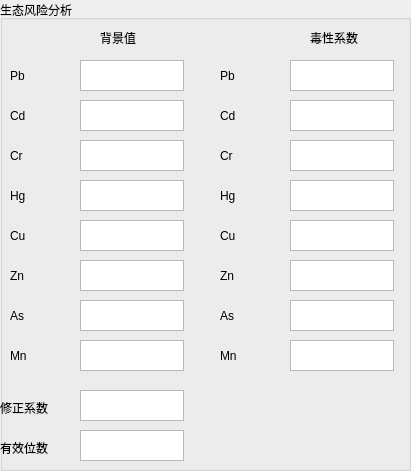
  <widget class="QGroupBox" name="groupBox">
   <property name="geometry">
    <rect>
     <x>10</x>
     <y>10</y>
     <width>411</width>
     <height>471</height>
    </rect>
   </property>
   <property name="title">
    <string>生态风险分析</string>
   </property>
   <widget class="QLabel" name="label_30">
    <property name="geometry">
     <rect>
      <x>10</x>
      <y>300</y>
      <width>61</width>
      <height>31</height>
     </rect>
    </property>
    <property name="text">
     <string>As</string>
    </property>
   </widget>
   <widget class="QTextEdit" name="t_zn">
    <property name="geometry">
     <rect>
      <x>290</x>
      <y>260</y>
      <width>104</width>
      <height>31</height>
     </rect>
    </property>
   </widget>
   <widget class="QLabel" name="label_17">
    <property name="geometry">
     <rect>
      <x>220</x>
      <y>100</y>
      <width>61</width>
      <height>31</height>
     </rect>
    </property>
    <property name="text">
     <string>Cd</string>
    </property>
   </widget>
   <widget class="QTextEdit" name="bg_cr">
    <property name="geometry">
     <rect>
      <x>80</x>
      <y>140</y>
      <width>104</width>
      <height>31</height>
     </rect>
    </property>
   </widget>
   <widget class="QLabel" name="label_9">
    <property name="geometry">
     <rect>
      <x>10</x>
      <y>260</y>
      <width>61</width>
      <height>31</height>
     </rect>
    </property>
    <property name="text">
     <string>Zn</string>
    </property>
   </widget>
   <widget class="QLabel" name="label_18">
    <property name="geometry">
     <rect>
      <x>220</x>
      <y>220</y>
      <width>61</width>
      <height>31</height>
     </rect>
    </property>
    <property name="text">
     <string>Cu</string>
    </property>
   </widget>
   <widget class="QTextEdit" name="t_cd">
    <property name="geometry">
     <rect>
      <x>290</x>
      <y>100</y>
      <width>104</width>
      <height>31</height>
     </rect>
    </property>
   </widget>
   <widget class="QTextEdit" name="bg_as">
    <property name="geometry">
     <rect>
      <x>80</x>
      <y>300</y>
      <width>104</width>
      <height>31</height>
     </rect>
    </property>
   </widget>
   <widget class="QTextEdit" name="bg_hg">
    <property name="geometry">
     <rect>
      <x>80</x>
      <y>180</y>
      <width>104</width>
      <height>31</height>
     </rect>
    </property>
   </widget>
   <widget class="QTextEdit" name="t_as">
    <property name="geometry">
     <rect>
      <x>290</x>
      <y>300</y>
      <width>104</width>
      <height>31</height>
     </rect>
    </property>
   </widget>
   <widget class="QLabel" name="label_28">
    <property name="geometry">
     <rect>
      <x>220</x>
      <y>300</y>
      <width>61</width>
      <height>31</height>
     </rect>
    </property>
    <property name="text">
     <string>As</string>
    </property>
   </widget>
   <widget class="QLabel" name="label_7">
    <property name="geometry">
     <rect>
      <x>10</x>
      <y>180</y>
      <width>61</width>
      <height>31</height>
     </rect>
    </property>
    <property name="text">
     <string>Hg</string>
    </property>
   </widget>
   <widget class="QTextEdit" name="t_cr">
    <property name="geometry">
     <rect>
      <x>290</x>
      <y>140</y>
      <width>104</width>
      <height>31</height>
     </rect>
    </property>
   </widget>
   <widget class="QTextEdit" name="bg_pb">
    <property name="geometry">
     <rect>
      <x>80</x>
      <y>60</y>
      <width>104</width>
      <height>31</height>
     </rect>
    </property>
   </widget>
   <widget class="QTextEdit" name="t_cu">
    <property name="geometry">
     <rect>
      <x>290</x>
      <y>220</y>
      <width>104</width>
      <height>31</height>
     </rect>
    </property>
   </widget>
   <widget class="QTextEdit" name="k">
    <property name="geometry">
     <rect>
      <x>80</x>
      <y>390</y>
      <width>104</width>
      <height>31</height>
     </rect>
    </property>
   </widget>
   <widget class="QTextEdit" name="t_pb">
    <property name="geometry">
     <rect>
      <x>290</x>
      <y>60</y>
      <width>104</width>
      <height>31</height>
     </rect>
    </property>
   </widget>
   <widget class="QTextEdit" name="bg_cu">
    <property name="geometry">
     <rect>
      <x>80</x>
      <y>220</y>
      <width>104</width>
      <height>31</height>
     </rect>
    </property>
   </widget>
   <widget class="QLabel" name="label_10">
    <property name="geometry">
     <rect>
      <x>220</x>
      <y>260</y>
      <width>61</width>
      <height>31</height>
     </rect>
    </property>
    <property name="text">
     <string>Zn</string>
    </property>
   </widget>
   <widget class="QTextEdit" name="t_hg">
    <property name="geometry">
     <rect>
      <x>290</x>
      <y>180</y>
      <width>104</width>
      <height>31</height>
     </rect>
    </property>
   </widget>
   <widget class="QLabel" name="label_4">
    <property name="geometry">
     <rect>
      <x>10</x>
      <y>140</y>
      <width>61</width>
      <height>31</height>
     </rect>
    </property>
    <property name="text">
     <string>Cr</string>
    </property>
   </widget>
   <widget class="QTextEdit" name="bg_cd">
    <property name="geometry">
     <rect>
      <x>80</x>
      <y>100</y>
      <width>104</width>
      <height>31</height>
     </rect>
    </property>
   </widget>
   <widget class="QLabel" name="label_13">
    <property name="geometry">
     <rect>
      <x>220</x>
      <y>180</y>
      <width>61</width>
      <height>31</height>
     </rect>
    </property>
    <property name="text">
     <string>Hg</string>
    </property>
   </widget>
   <widget class="QLabel" name="label_11">
    <property name="geometry">
     <rect>
      <x>310</x>
      <y>30</y>
      <width>72</width>
      <height>15</height>
     </rect>
    </property>
    <property name="text">
     <string>毒性系数</string>
    </property>
   </widget>
   <widget class="QLabel" name="label_19">
    <property name="geometry">
     <rect>
      <x>0</x>
      <y>400</y>
      <width>72</width>
      <height>15</height>
     </rect>
    </property>
    <property name="text">
     <string>修正系数</string>
    </property>
   </widget>
   <widget class="QLabel" name="label_2">
    <property name="geometry">
     <rect>
      <x>10</x>
      <y>60</y>
      <width>61</width>
      <height>31</height>
     </rect>
    </property>
    <property name="text">
     <string>Pb</string>
    </property>
   </widget>
   <widget class="QLabel" name="label_3">
    <property name="geometry">
     <rect>
      <x>10</x>
      <y>100</y>
      <width>61</width>
      <height>31</height>
     </rect>
    </property>
    <property name="text">
     <string>Cd</string>
    </property>
   </widget>
   <widget class="QLabel" name="label">
    <property name="geometry">
     <rect>
      <x>100</x>
      <y>30</y>
      <width>72</width>
      <height>15</height>
     </rect>
    </property>
    <property name="text">
     <string>背景值</string>
    </property>
   </widget>
   <widget class="QLabel" name="label_8">
    <property name="geometry">
     <rect>
      <x>10</x>
      <y>220</y>
      <width>61</width>
      <height>31</height>
     </rect>
    </property>
    <property name="text">
     <string>Cu</string>
    </property>
   </widget>
   <widget class="QLabel" name="label_14">
    <property name="geometry">
     <rect>
      <x>220</x>
      <y>140</y>
      <width>61</width>
      <height>31</height>
     </rect>
    </property>
    <property name="text">
     <string>Cr</string>
    </property>
   </widget>
   <widget class="QLabel" name="label_12">
    <property name="geometry">
     <rect>
      <x>220</x>
      <y>60</y>
      <width>61</width>
      <height>31</height>
     </rect>
    </property>
    <property name="text">
     <string>Pb</string>
    </property>
   </widget>
   <widget class="QTextEdit" name="bg_zn">
    <property name="geometry">
     <rect>
      <x>80</x>
      <y>260</y>
      <width>104</width>
      <height>31</height>
     </rect>
    </property>
   </widget>
   <widget class="QLabel" name="label_50">
    <property name="geometry">
     <rect>
      <x>0</x>
      <y>440</y>
      <width>72</width>
      <height>15</height>
     </rect>
    </property>
    <property name="text">
     <string>有效位数</string>
    </property>
   </widget>
   <widget class="QTextEdit" name="decimals_pr">
    <property name="geometry">
     <rect>
      <x>80</x>
      <y>430</y>
      <width>104</width>
      <height>31</height>
     </rect>
    </property>
   </widget>
   <widget class="QLabel" name="label_89">
    <property name="geometry">
     <rect>
      <x>10</x>
      <y>340</y>
      <width>61</width>
      <height>31</height>
     </rect>
    </property>
    <property name="text">
     <string>Mn</string>
    </property>
   </widget>
   <widget class="QLabel" name="label_90">
    <property name="geometry">
     <rect>
      <x>220</x>
      <y>340</y>
      <width>61</width>
      <height>31</height>
     </rect>
    </property>
    <property name="text">
     <string>Mn</string>
    </property>
   </widget>
   <widget class="QTextEdit" name="t_mn">
    <property name="geometry">
     <rect>
      <x>290</x>
      <y>340</y>
      <width>104</width>
      <height>31</height>
     </rect>
    </property>
   </widget>
   <widget class="QTextEdit" name="bg_mn">
    <property name="geometry">
     <rect>
      <x>80</x>
      <y>340</y>
      <width>104</width>
      <height>31</height>
     </rect>
    </property>
   </widget>
  </widget>
